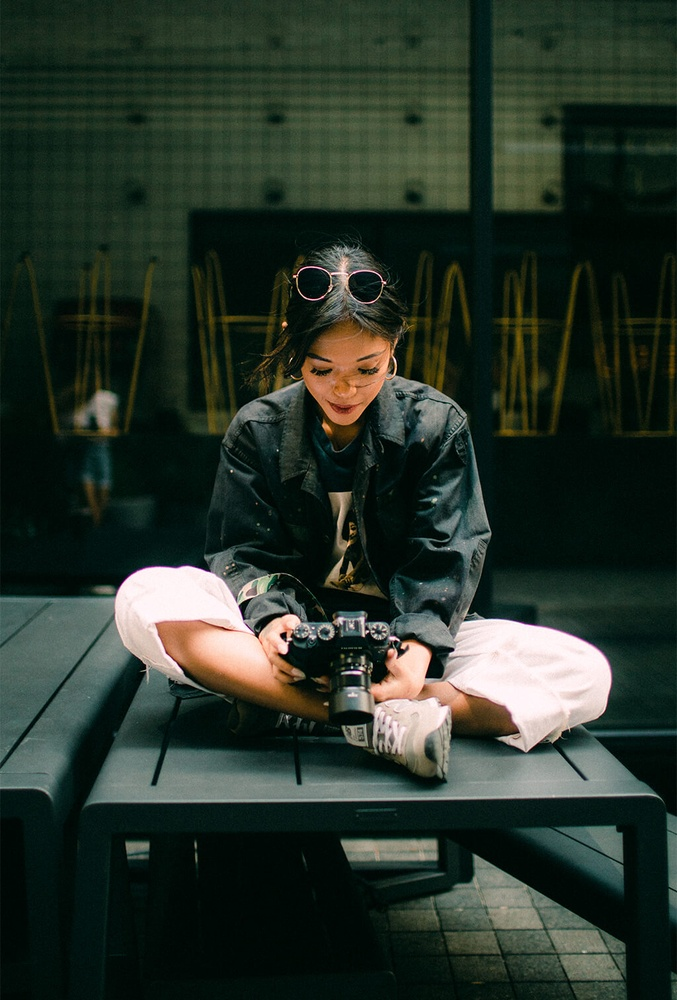
#> input picture assets/img/profile-img.jpg, 677 x 1000 px, shrunk from 1024 x 1512 before the run, found by its file name
$ python manu1.py
#> lines starting #> are read from the running program, lines starting #| are printed output that depends on the picture; after the words box and inside, x2 and y2 are one past the last pixel; in counts of white or black regions, pixels touching at a corner belong together
import cv2
import numpy as np
from skimage import measure
from stl import mesh

# Step 1: Load the image
image = cv2.imread('profile-img.jpg')
#> image is the input picture: shape (1000, 677, 3); mean B, G, R 42.5, 52.6, 41.1

# Step 2: Depth estimation (if applicable)
# DepthMap = ...

# Step 3: Mesh generation
def generate_mesh(image):
    # Convert image to grayscale and threshold
    gray = cv2.cvtColor(image, cv2.COLOR_BGR2GRAY)
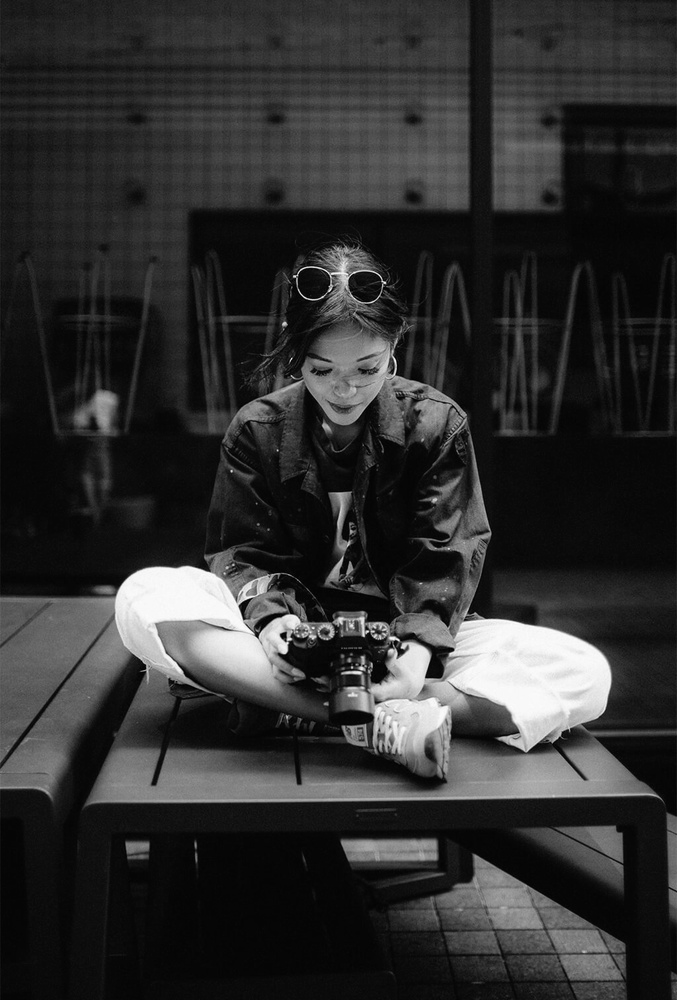
#> gray: shape (1000, 677); min 0, max 254, mean 48
    ret, thresh = cv2.threshold(gray, 127, 255, 0)
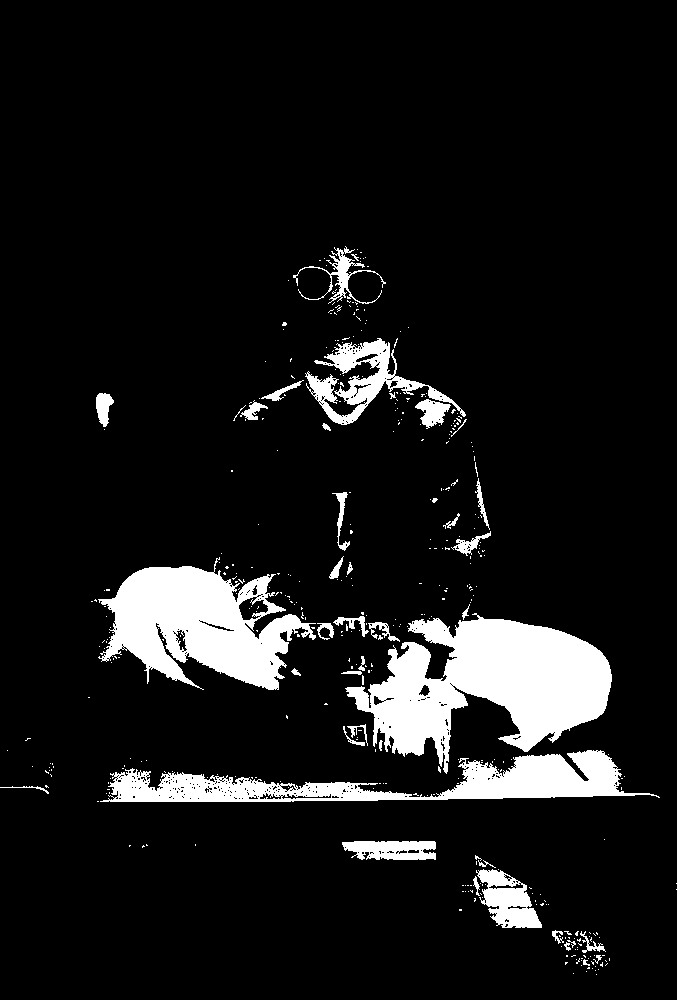
#> thresh: shape (1000, 677); 9.3% white; 412 white regions (370 under 20 px)

    # Find contours and generate mesh
    contours, _ = cv2.findContours(thresh, cv2.RETR_TREE, cv2.CHAIN_APPROX_SIMPLE)
#> contours = 894 contours, 843 with area under 20; largest, box (x1, y1, x2, y2) and area: (345, 613, 612, 774) 21816, (98, 557, 316, 690) 15656, (100, 750, 660, 802) 11657, (305, 338, 466, 425) 3691, (476, 869, 542, 928) 2209
    verts = []
    for contour in contours:
        for point in contour:
            verts.append([point[0][0], point[0][1], 0])  # Assuming depth is 0 for simplicity
#> this loop made 894 passes
#> contour on passes 1 to 3: [[596, 974]], [[573, 973]], [[586, 971]]
#> after the loop, verts = 8812 items, first 6: [596, 974, 0], [573, 973, 0], [586, 971, 0], [595, 970, 0], [598, 969, 0], [592, 968, 0]

    verts = np.array(verts)
#> (the run stopped early here; a loop or call above may not have finished)
